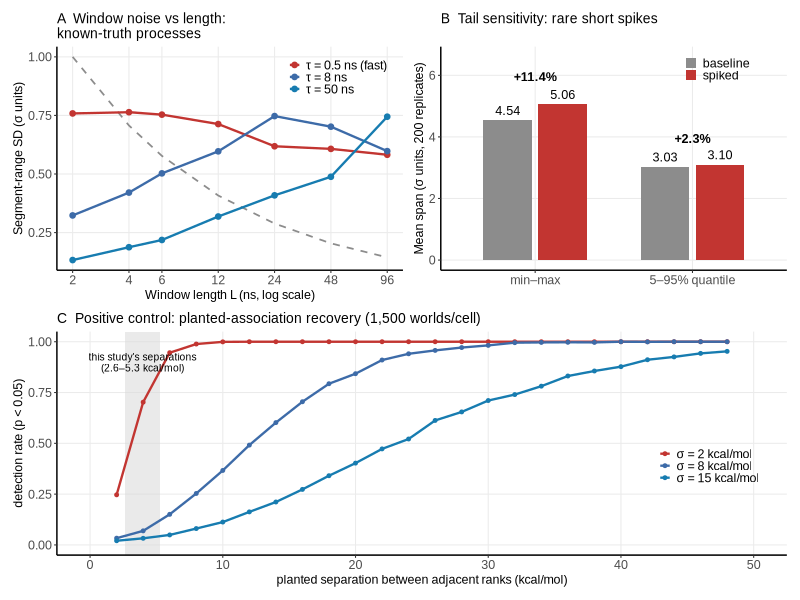

Write R code to recreate this figure.
#!/usr/bin/env Rscript
# 52_fig_c7_benchmark.R — Figure S18: synthetic benchmark of window-noise diagnostics
#
# Purpose:  SI Figure S18 — synthetic C7 benchmark of window-noise scaling and span-estimator
#           tail sensitivity (reads the archived benchmark CSVs).
# Created:  2026-10-10 (header standardised 2026-10-11)
# Inputs:   data/analysis/r6/c7_toy_benchmark.csv ; data/analysis/r6/c7_estimator_stats.csv
# Outputs:  figures/pdf/Fig_SI_ToyBenchmark.pdf
# Depends:  ggplot2, patchwork
# Run:      Rscript code/52_fig_c7_benchmark.R   (from the repository root)
suppressMessages({library(ggplot2); library(patchwork)})

d <- read.csv("data/analysis/r6/c7_toy_benchmark.csv")
st <- read.csv("data/analysis/r6/c7_estimator_stats.csv")

d$process <- factor(d$process,
  levels = c("fast_tau0.5ns", "medium_tau8ns", "slow_tau50ns", "naive_L^-1/2_ref"),
  labels = c("\u03c4 = 0.5 ns (fast)", "\u03c4 = 8 ns", "\u03c4 = 50 ns",
             "naive L\u207b\u00b9\u2044\u00b2 reference"))
cols <- c("0.5" = "#C23531", "8" = "#3D6BA8", "50" = "#177CB0", "ref" = "grey55")

pA <- ggplot(d, aes(L_ns, window_sd_mean)) +
  geom_line(data = subset(d, grepl("naive", process)),
            aes(group = process), linetype = "dashed", color = "grey55", linewidth = 0.6) +
  geom_line(data = subset(d, !grepl("naive", process)),
            aes(color = process), linewidth = 0.8) +
  geom_point(data = subset(d, !grepl("naive", process)),
             aes(color = process), size = 1.6) +
  scale_x_log10(breaks = c(2, 4, 6, 12, 24, 48, 96)) +
  scale_color_manual(values = setNames(c("#C23531", "#3D6BA8", "#177CB0"),
                                       c("\u03c4 = 0.5 ns (fast)", "\u03c4 = 8 ns", "\u03c4 = 50 ns")), name = NULL) +
  labs(x = "Window length L (ns, log scale)", y = "Segment-range SD (\u03c3 units)",
       title = "A  Window noise vs length:\nknown-truth processes") +
  theme_bw(base_size = 8, base_family = "Arial") +
  theme(panel.grid.minor = element_blank(),
        legend.position = c(0.97, 0.97), legend.justification = c(1, 1),
        legend.background = element_blank(),
        legend.key = element_rect(fill = "transparent"),
        legend.key.size = unit(0.3, "cm"), legend.text = element_text(size = 9),
        axis.text = element_text(size = 9), axis.title = element_text(size = 9),
        plot.title = element_text(size = 10),
        panel.border = element_blank(),
        axis.line = element_line(color = "black", linewidth = 0.5))

b <- data.frame(
  est = rep(c("min\u2013max", "5\u201395% quantile"), each = 2),
  kind = rep(c("baseline", "spiked"), 2),
  mean = c(st$mean_base[st$estimator == "minmax_span"], st$mean_spiked[st$estimator == "minmax_span"],
           st$mean_base[st$estimator == "q90_span"], st$mean_spiked[st$estimator == "q90_span"]))
b$est <- factor(b$est, levels = c("min\u2013max", "5\u201395% quantile"))

pB <- ggplot(b, aes(est, mean, fill = kind)) +
  geom_col(position = position_dodge(width = 0.7), width = 0.62) +
  geom_text(aes(label = sprintf("%.2f", mean)), position = position_dodge(width = 0.7),
            vjust = -0.6, size = 3.2, family = "Arial") +
  annotate("text", x = 1, y = 5.95, label = "+11.4%", size = 3.2, family = "Arial", fontface = "bold") +
  annotate("text", x = 2, y = 3.95, label = "+2.3%", size = 3.2, family = "Arial", fontface = "bold") +
  scale_fill_manual(values = c("baseline" = "grey55", "spiked" = "#C23531"), name = NULL) +
  coord_cartesian(ylim = c(0, 6.6)) +
  labs(x = NULL, y = "Mean span (\u03c3 units, 200 replicates)",
       title = "B  Tail sensitivity: rare short spikes") +
  theme_bw(base_size = 8, base_family = "Arial") +
  theme(panel.grid.minor = element_blank(), legend.position = c(0.80, 0.90),
        legend.key.size = unit(0.3, "cm"), legend.text = element_text(size = 9),
        legend.background = element_blank(),
        legend.key = element_rect(fill = "transparent"),
        axis.text = element_text(size = 9), axis.title = element_text(size = 9),
        plot.title = element_text(size = 10),
        panel.border = element_blank(),
        axis.line = element_line(color = "black", linewidth = 0.5))

## ---- Panel C: positive control (planted-association recovery) ----
c7g <- read.csv("data/analysis/r6/c7g_positive_control.csv")
c7g$sigma_lab <- factor(sprintf("\u03c3 = %g kcal/mol", c7g$sigma_kcal),
                        levels = sprintf("\u03c3 = %g kcal/mol", c(2, 8, 15)))
pC <- ggplot(c7g, aes(delta_kcal, detect_rate, color = sigma_lab)) +
  annotate("rect", xmin = 2.6, xmax = 5.3, ymin = -Inf, ymax = Inf,
           fill = "grey85", alpha = 0.55) +
  geom_line(linewidth = 0.8) +
  geom_point(size = 1.0) +
  scale_color_manual(values = setNames(c("#C23531", "#3D6BA8", "#177CB0"),
                                       sprintf("\u03c3 = %g kcal/mol", c(2, 8, 15))), name = NULL) +
  coord_cartesian(ylim = c(0, 1), xlim = c(0, 50)) +
  annotate("text", x = 3.95, y = 0.90, label = "this study's separations\n(2.6\u20135.3 kcal/mol)",
           size = 2.6, family = "Arial", lineheight = 0.9, hjust = 0.5) +
  labs(x = "planted separation between adjacent ranks (kcal/mol)",
       y = "detection rate (p < 0.05)",
       title = "C  Positive control: planted-association recovery (1,500 worlds/cell)") +
  theme_bw(base_size = 8, base_family = "Arial") +
  theme(panel.grid.minor = element_blank(),
        legend.position = c(0.97, 0.40), legend.justification = c(1, 0.5),
        legend.key.size = unit(0.3, "cm"), legend.text = element_text(size = 9),
        legend.background = element_blank(),
        legend.key = element_rect(fill = "transparent"),
        axis.text = element_text(size = 9), axis.title = element_text(size = 9),
        plot.title = element_text(size = 10),
        panel.border = element_blank(),
        axis.line = element_line(color = "black", linewidth = 0.5))

p <- (pA | pB) / pC
cairo_pdf("figures/pdf/Fig_SI_ToyBenchmark.pdf", width = 170/25.4, height = 118/25.4, pointsize = 8)
print(p)
invisible(dev.off())
cat("Saved: figures/pdf/Fig_SI_ToyBenchmark.pdf\n")
